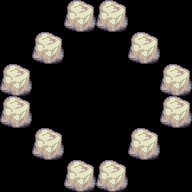

Tiled map render using the project's own tile images. Description and the whole map definition, tile-layer contents included, below:
An orthogonal 6x6 tile map with 32x32 px tiles, 12 tile layers (Stage1, Stage2, Stage3, Stage4, ...).

<map version="1.0" orientation="orthogonal" renderorder="right-down" width="6" height="6" tilewidth="32" tileheight="32" nextobjectid="1">
 <tileset firstgid="1" name="rock" tilewidth="32" tileheight="32" tilecount="2" columns="2">
  <image source="tiles/rock.png" width="64" height="32" />
 </tileset>
 <layer name="Stage1" width="6" height="6">
  <data encoding="csv">
0,0,1,0,0,0,
0,0,0,0,0,0,
0,0,0,0,0,0,
0,0,0,0,0,0,
0,0,0,0,0,0,
0,0,0,0,0,0
</data>
 </layer>
 <layer name="Stage2" width="6" height="6">
  <data encoding="csv">
0,0,1,1,0,0,
0,0,0,0,0,0,
0,0,0,0,0,0,
0,0,0,0,0,0,
0,0,0,0,0,0,
0,0,0,0,0,0
</data>
 </layer>
 <layer name="Stage3" width="6" height="6">
  <data encoding="csv">
0,0,1,1,0,0,
0,1,0,0,0,0,
0,0,0,0,0,0,
0,0,0,0,0,0,
0,0,0,0,0,0,
0,0,0,0,0,0
</data>
 </layer>
 <layer name="Stage4" width="6" height="6">
  <data encoding="csv">
0,0,1,1,0,0,
0,1,0,0,1,0,
0,0,0,0,0,0,
0,0,0,0,0,0,
0,0,0,0,0,0,
0,0,0,0,0,0
</data>
 </layer>
 <layer name="Stage5" width="6" height="6">
  <data encoding="csv">
0,0,1,1,0,0,
0,1,0,0,1,0,
1,0,0,0,0,0,
0,0,0,0,0,0,
0,0,0,0,0,0,
0,0,0,0,0,0
</data>
 </layer>
 <layer name="Stage6" width="6" height="6">
  <data encoding="csv">
0,0,1,1,0,0,
0,1,0,0,1,0,
1,0,0,0,0,1,
0,0,0,0,0,0,
0,0,0,0,0,0,
0,0,0,0,0,0
</data>
 </layer>
 <layer name="Stage7" width="6" height="6">
  <data encoding="csv">
0,0,1,1,0,0,
0,1,0,0,1,0,
1,0,0,0,0,1,
1,0,0,0,0,0,
0,0,0,0,0,0,
0,0,0,0,0,0
</data>
 </layer>
 <layer name="Stage8" width="6" height="6">
  <data encoding="csv">
0,0,1,1,0,0,
0,1,0,0,1,0,
1,0,0,0,0,1,
1,0,0,0,0,1,
0,0,0,0,0,0,
0,0,0,0,0,0
</data>
 </layer>
 <layer name="Stage9" width="6" height="6">
  <data encoding="csv">
0,0,1,1,0,0,
0,1,0,0,1,0,
1,0,0,0,0,1,
1,0,0,0,0,1,
0,1,0,0,0,0,
0,0,0,0,0,0
</data>
 </layer>
 <layer name="Stage10" width="6" height="6">
  <data encoding="csv">
0,0,1,1,0,0,
0,1,0,0,1,0,
1,0,0,0,0,1,
1,0,0,0,0,1,
0,1,0,0,1,0,
0,0,0,0,0,0
</data>
 </layer>
 <layer name="Stage11" width="6" height="6">
  <data encoding="csv">
0,0,1,1,0,0,
0,1,0,0,1,0,
1,0,0,0,0,1,
1,0,0,0,0,1,
0,1,0,0,1,0,
0,0,1,0,0,0
</data>
 </layer>
 <layer name="Stage12" width="6" height="6">
  <data encoding="csv">
0,0,1,1,0,0,
0,1,0,0,1,0,
1,0,0,0,0,1,
1,0,0,0,0,1,
0,1,0,0,1,0,
0,0,1,1,0,0
</data>
 </layer>
</map>
